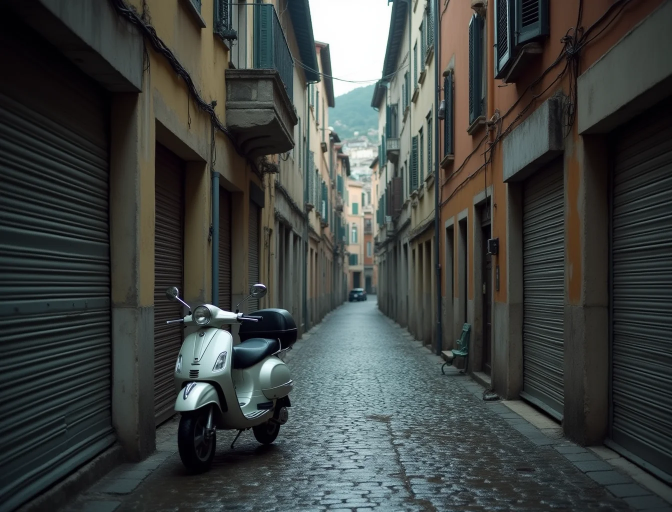
#> input picture marketing/tadamoo_landing/assets/img-edit-01-src.webp, 1344 x 1024 px, given in place of out.png, which was not available (shown at 1/2 size)
$ python outpaint_tone_profile.py out.png ../marketing/tadamoo_landing/assets/img-edit-01-src.webp
#> lines starting #> are read from the running program, lines starting #| are printed output that depends on the picture; after the words box and inside, x2 and y2 are one past the last pixel; in counts of white or black regions, pixels touching at a corner belong together
### core/tone_match.py
"""Correzione di TONO globale del generato rispetto alla foto — outpaint e inpaint immagini (task 14).

Problema («effetto cornice», segnalato dall'utente il 18/10): il modello rigenera l'INTERA tela, anche la zona
della foto, e tutto l'output porta lo stesso scarto di tono (luminosità, contrasto, saturazione, dominante) del
modello/VAE. Dove la foto viene rimessa al pixel, l'estensione resta con il tono sbagliato: intorno alla foto
si vede una cornice più scura/chiara/sbiadita. La vecchia correzione (`_seam_tone_match` in image_flux) lavorava
solo vicino al confine, con un peso che decade con la distanza: vicino il tono tornava giusto, lontano no, e la
transizione fra le due zone era essa stessa una cornice (più medie di due strisce DIVERSE, che confondono
contenuto e tono).

Qui invece: sugli STESSI pixel della zona-foto la differenza «generato − foto» è puro scarto di tono (il
contenuto è identico). Si stima da lì una trasformazione di colore GLOBALE (affine 3×3 + bias, minimi quadrati
robusti) e la si applica a TUTTO il generato prima del composite. Dipendenze: numpy + PIL (cv2 solo se c'è,
per l'erosione e il residuo di confine; senza, ripiega su PIL).

Interruttore di emergenza: `NATIVE_OUTPAINT_TONEMATCH=0` (default ON) — i chiamanti tornano al comportamento
precedente. Nessuna GPU: tutto CPU.
"""
from __future__ import annotations

import os
from dataclasses import dataclass, field

import numpy as np
from PIL import Image, ImageFilter

# ── parametri (una riga ciascuno, vedi report: nessuna scelta di comportamento nascosta) ───────────────────────
SKIP_DELTA_E = 1.2        # sotto questo ΔE mediano foto↔generato la zona-foto è già fedele: non si tocca nulla
MIN_FIT_PX = 2000         # sotto questi pixel di zona-foto (dopo l'erosione) → fallback media/std per canale
MIN_ANY_PX = 200          # sotto questi → nessuna correzione (identità)
MAX_SAMPLES = 80_000      # campioni per il fit (deterministici)
BLUR_SIGMA = 2.0          # il fit usa copie sfocate: il giro nel VAE ammorbidisce i dettagli, non è tono
TRIM_QUANTILE = 0.88      # scarto robusto: i pixel con residuo oltre questo quantile non entrano nel fit
RIDGE = 1e-3              # regolarizzazione verso l'identità (relativa al numero di campioni)
SV_RANGE = (0.45, 2.2)    # valori singolari ammessi della matrice 3×3
BIAS_MAX = 0.30           # |bias| massimo (scala 0..1)
BOUNDARY_MIN_OFFSET = 5.0 # livelli 0..255 (media sui canali): sotto, lo scarto di confine è differenza di CONTENUTO
                          # (misurato: 1–3.7 su casi senza scarto reale; 7–11 con scarto reale) → non si corregge
BOUNDARY_TAU_MULT = 3.0   # decadimento della correzione di confine = feather × questo
BOUNDARY_CLAMP = 45.0     # tetto (livelli) dell'offset di confine


def enabled() -> bool:
    """`NATIVE_OUTPAINT_TONEMATCH=0` → interruttore di emergenza (i chiamanti usano la correzione di confine di prima)."""
    return os.environ.get("NATIVE_OUTPAINT_TONEMATCH", "1") != "0"


# ── colore ─────────────────────────────────────────────────────────────────────────────────────────────────────
def _srgb_to_lab(rgb01: np.ndarray) -> np.ndarray:
    """sRGB (0..1, (...,3)) → CIE L*a*b* (D65)."""
    c = np.asarray(rgb01, dtype=np.float32)
    lin = np.where(c <= 0.04045, c / 12.92, ((c + 0.055) / 1.055) ** 2.4)
    m = np.array([[0.4124564, 0.3575761, 0.1804375],
                  [0.2126729, 0.7151522, 0.0721750],
                  [0.0193339, 0.1191920, 0.9503041]], dtype=np.float32)
    xyz = lin @ m.T / np.array([0.95047, 1.0, 1.08883], dtype=np.float32)
    f = np.where(xyz > 0.008856, np.cbrt(xyz), 7.787 * xyz + 16.0 / 116.0)
    return np.stack([116.0 * f[..., 1] - 16.0, 500.0 * (f[..., 0] - f[..., 1]), 200.0 * (f[..., 1] - f[..., 2])], -1)


def delta_e(a_rgb01: np.ndarray, b_rgb01: np.ndarray) -> np.ndarray:
    """ΔE CIE76 per pixel fra due array sRGB 0..1 della stessa forma."""
    return np.linalg.norm(_srgb_to_lab(a_rgb01) - _srgb_to_lab(b_rgb01), axis=-1)


def _to01(img) -> np.ndarray:
    return np.asarray(img.convert("RGB") if isinstance(img, Image.Image) else img, dtype=np.float32) / 255.0


# [22 lines left out: functions _blur01, _erode, not called in this run]


# ── stima ──────────────────────────────────────────────────────────────────────────────────────────────────────
@dataclass
class ToneFit:
    """Trasformazione y = x @ A + b (x = RGB sRGB 0..1 del generato, y = RGB della foto)."""
    A: np.ndarray = field(default_factory=lambda: np.eye(3, dtype=np.float32))
    b: np.ndarray = field(default_factory=lambda: np.zeros(3, dtype=np.float32))
    method: str = "identity"          # identity | affine | per_channel
    n_px: int = 0
    de_before: float = 0.0            # ΔE medio generato↔foto sulla zona-foto, prima
    de_after: float = 0.0             # … dopo la trasformazione
    de_median_before: float = 0.0
    applied: bool = False
    reason: str = ""

    # [7 lines left out: function summary, not called in this run]

    def apply01(self, x: np.ndarray) -> np.ndarray:
        return np.clip(x @ self.A + self.b, 0.0, 1.0)


# [148 lines left out: functions _ridge_affine, _per_channel, estimate, apply_fit, seam_tone_match, harmonize, not called in this run]

### scripts/outpaint_tone_profile.py
"""Profilo di tono lungo il confine foto/estensione di un outpaint (CPU, nessuna GPU).

Per capire se c'è l'«effetto cornice»: a bande di 32 px, dal confine verso l'esterno (estensione) e verso l'interno
(foto), mediana di L*, chroma C* e a*, b* in LAB. Una cornice = salto fra la banda 0 dentro e la banda 0 fuori,
oppure deriva di L*/C* via via che ci si allontana. Metriche di sintesi:
  step_L / step_C  = |banda 0 fuori − banda 0 dentro|  (salto al confine)
  drift_L / drift_C = |banda lontana − banda 0 fuori|    (deriva dentro l'estensione)

Uso (su un risultato reale + il frame che il canvas ha esportato e la sua maschera):
    python scripts/outpaint_tone_profile.py RISULTATO.png MASCHERA.png [--json out.json]
La maschera è quella di mask_canvas._border_mask (bianco = estensione generata, nero = foto).
Per il confronto prima/dopo (stesso seme) si lancia due volte: con NATIVE_OUTPAINT_TONEMATCH=0 e =1.
"""
from __future__ import annotations

import argparse
import json
import sys
from pathlib import Path

import numpy as np
from PIL import Image

sys.path.insert(0, str(Path(__file__).resolve().parent.parent))
from core.tone_match import _srgb_to_lab  # noqa: E402

BAND = 32


def _dist_outside_inside(ext: np.ndarray):
    """Distanza (px) dal confine: positiva dentro l'estensione, negativa dentro la foto."""
    import cv2
    d_ext = cv2.distanceTransform(ext.astype(np.uint8), cv2.DIST_L2, 3)
    d_pho = cv2.distanceTransform((~ext).astype(np.uint8), cv2.DIST_L2, 3)
    return np.where(ext, d_ext, -d_pho)


def profile(img: Image.Image, ext_mask: np.ndarray, n_out: int = 6, n_in: int = 3) -> dict:
    lab = _srgb_to_lab(np.asarray(img.convert("RGB"), dtype=np.float32) / 255.0)
    chroma = np.hypot(lab[..., 1], lab[..., 2])
    d = _dist_outside_inside(ext_mask)
    rows = []
    for k in list(range(-n_in, 0)) + list(range(0, n_out)):
        lo, hi = k * BAND, (k + 1) * BAND
        sel = (d > lo) & (d <= hi) if k >= 0 else (d > lo) & (d <= hi) & (~ext_mask)
        if sel.sum() < 200:
            continue
        rows.append({"band": k, "lo_px": lo, "hi_px": hi, "n": int(sel.sum()),
                     "L": float(np.median(lab[..., 0][sel])), "C": float(np.median(chroma[sel])),
                     "a": float(np.median(lab[..., 1][sel])), "b": float(np.median(lab[..., 2][sel])),
                     "L_std": float(lab[..., 0][sel].std())})
    by = {r["band"]: r for r in rows}
    out = {"bands": rows}
    if 0 in by and -1 in by:
        out["step_L"] = abs(by[0]["L"] - by[-1]["L"]); out["step_C"] = abs(by[0]["C"] - by[-1]["C"])
    far = [r for r in rows if r["band"] >= 2]
    if 0 in by and far:
        f = far[-1]
        out["drift_L"] = abs(f["L"] - by[0]["L"]); out["drift_C"] = abs(f["C"] - by[0]["C"])
        out["far_band"] = f["band"]
    return out


def main() -> int:
    ap = argparse.ArgumentParser(description=__doc__, formatter_class=argparse.RawDescriptionHelpFormatter)
    ap.add_argument("result"); ap.add_argument("mask"); ap.add_argument("--json", default="")
    a = ap.parse_args()
    img = Image.open(a.result).convert("RGB")
#> img is the input picture: PIL image 1344x1024 RGB; mean R, G, B 62.5, 66.9, 64.8
    m = np.asarray(Image.open(a.mask).convert("L").resize(img.size, Image.NEAREST)) > 127
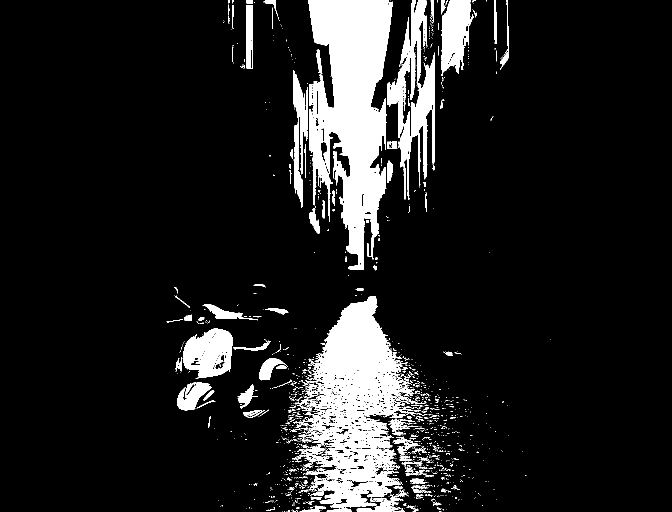
#> m: shape (1024, 1344) bool (shown at 1/2 size); 11.5% white; 1490 white regions (1335 under 20 px), largest, box (x1, y1, x2, y2) and area: (617, 0, 786, 540) 55173, (590, 593, 833, 1016) 48155, (821, 0, 870, 373) 8872
    p = profile(img, m)
#> in _srgb_to_lab, `f = np.where(xyz > 0.008856, np.cbrt(xyz), 7.787 * xyz + 16.0 / 116.0)`:
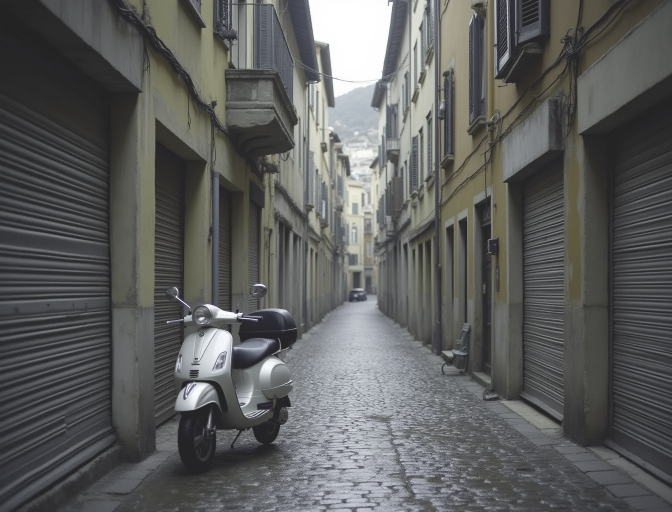
#> f: shape (1024, 1344, 3) float32 (shown at 1/2 size); mean of channels 0, 1, 2 0.367, 0.371, 0.367; drawn as R, G, B
#> in _srgb_to_lab, `return np.stack([116.0 * f[..., 1] - 16.0, 500.0 * (f[..., 0] - f[...,..`:
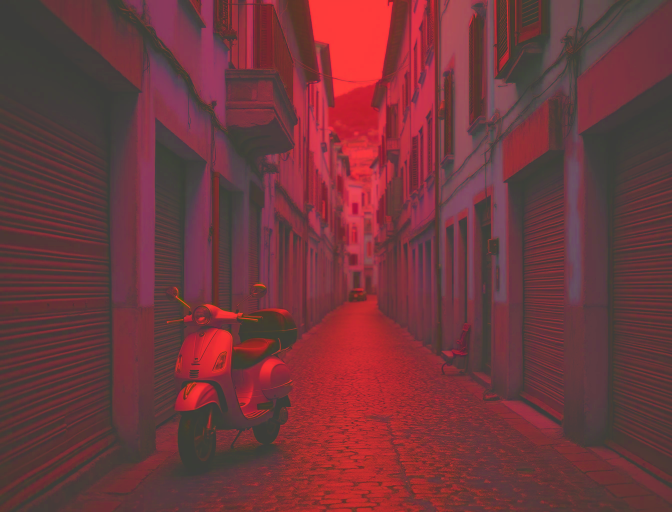
#> returned value: shape (1024, 1344, 3) float32 (shown at 1/2 size); mean of channels 0, 1, 2 27, -1.9, 0.8; drawn with min black and max white
#> in profile, `chroma = np.hypot(lab[..., 1], lab[..., 2])`:
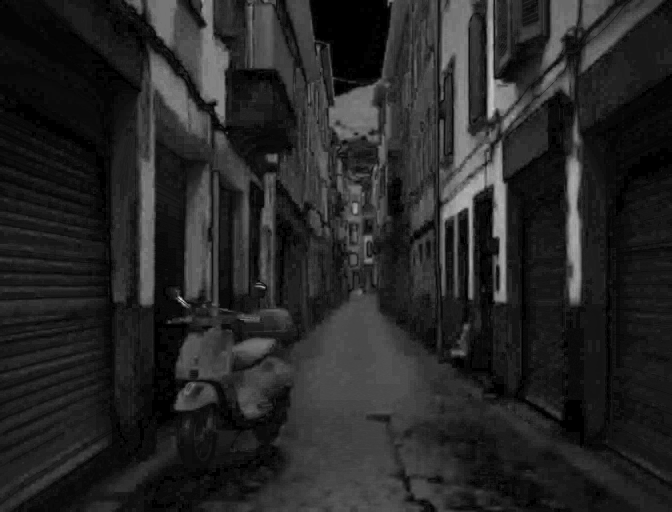
#> chroma: shape (1024, 1344) float32 (shown at 1/2 size); min 0, max 36.27, mean 5.5; drawn with min black and max white
#> in _dist_outside_inside, `d_pho = cv2.distanceTransform((~ext).astype(np.uint8), cv2.DIST_L2, 3)`:
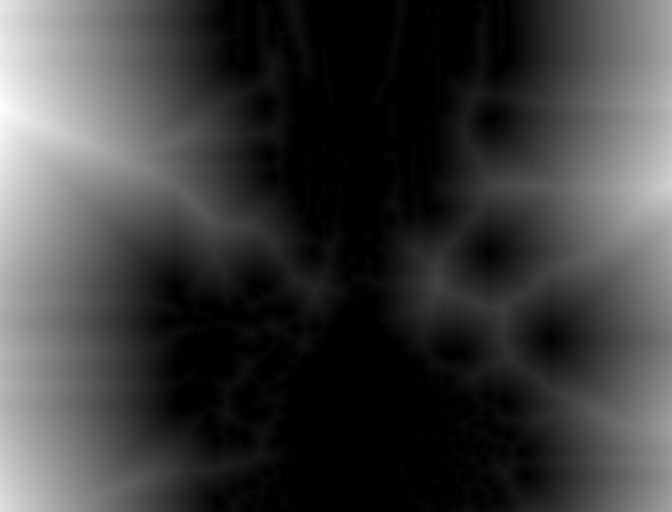
#> d_pho: shape (1024, 1344) float32 (shown at 1/2 size); min 0, max 482.9, mean 114.8; drawn with min black and max white
#> in _dist_outside_inside, `return np.where(ext, d_ext, -d_pho)`:
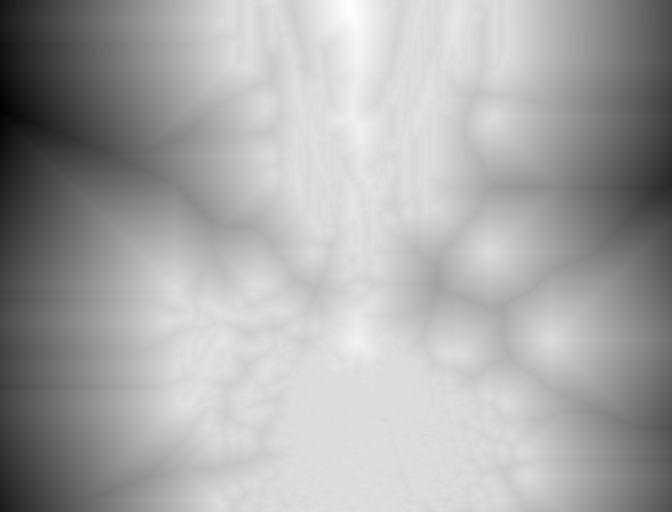
#> returned value: shape (1024, 1344) float32 (shown at 1/2 size); min -482.9, max 77.84, mean -113.7; drawn with min black and max white
#> the loop in profile, `for k in list(range(-n_in, 0)) + list(range(0, n_out)):` made 9 passes
#> pass 3, in profile, `sel = (d > lo) & (d <= hi) if k >= 0 else (d > lo) & (d <= hi) & (~ext..`:
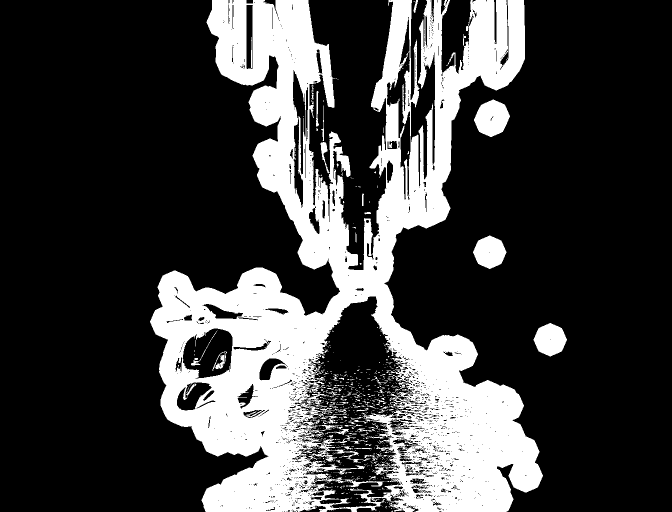
#> sel: shape (1024, 1344) bool (shown at 1/2 size); 25.5% white; 812 white regions (742 under 20 px), largest, box (x1, y1, x2, y2) and area: (300, 0, 1086, 1024) 334334, (948, 199, 1020, 274) 3756, (946, 471, 1013, 538) 3136
#> after the loop in profile, `for k in list(range(-n_in, 0)) + list(range(0, n_out)):`: rows = 6 items
#> in profile, `far = [r for r in rows if r["band"] >= 2]`: far = 1 item
#> in profile, `f = far[-1]`: f = 9 items
#> p = 6 items
    for r in p["bands"]:
        print(f"banda {r['band']:+d} ({r['lo_px']:+d}..{r['hi_px']:+d} px, n={r['n']}): "
              f"L {r['L']:.1f}  C {r['C']:.1f}  a {r['a']:+.1f}  b {r['b']:+.1f}")
#> this loop made 6 passes
#| banda -3 (-96..-64 px, n=115813): L 23.1  C 4.1  a -0.9  b +2.5
#| banda -2 (-64..-32 px, n=136225): L 22.5  C 3.5  a -0.9  b +1.3
#| banda -1 (-32..+0 px, n=350949): L 28.7  C 5.9  a -3.5  b -1.5
#| banda +0 (+0..+32 px, n=144794): L 67.7  C 9.4  a -6.3  b -2.9
#| banda +1 (+32..+64 px, n=12590): L 100.0  C 0.0  a +0.0  b +0.0
#> (further printed lines are left out)
    print({k: round(v, 2) for k, v in p.items() if k.startswith(("step", "drift"))})
#| {'step_L': 39.0, 'step_C': 3.5, 'drift_L': 32.26, 'drift_C': 9.35}
    if a.json:
        Path(a.json).write_text(json.dumps(p, indent=1), encoding="utf-8")
    return 0


if __name__ == "__main__":
    raise SystemExit(main())
#> (the program exits here)

$ run again, on marketing/tadamoo_landing/assets/img-faceswap-01-src.webp
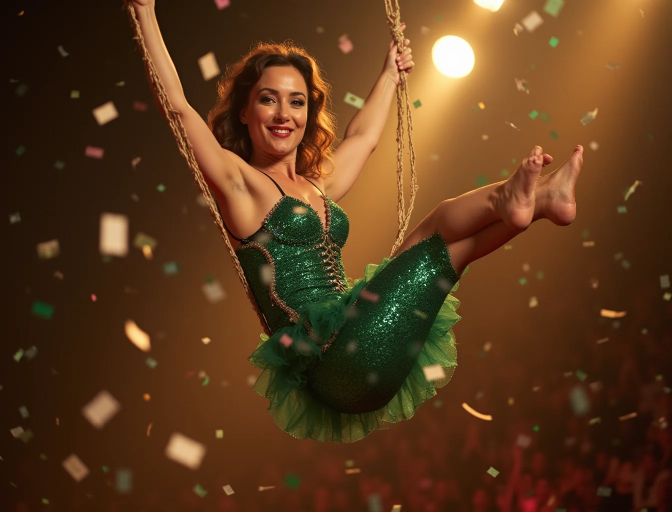
#> input picture marketing/tadamoo_landing/assets/img-faceswap-01-src.webp, 1344 x 1024 px, given in place of out.png, which was not available (shown at 1/2 size)
#> in main, img is the input picture: PIL image 1344x1024 RGB; mean R, G, B 91.2, 57.5, 28
#> in main, `m = np.asarray(Image.open(a.mask).convert("L").resize(img.size, Image...`:
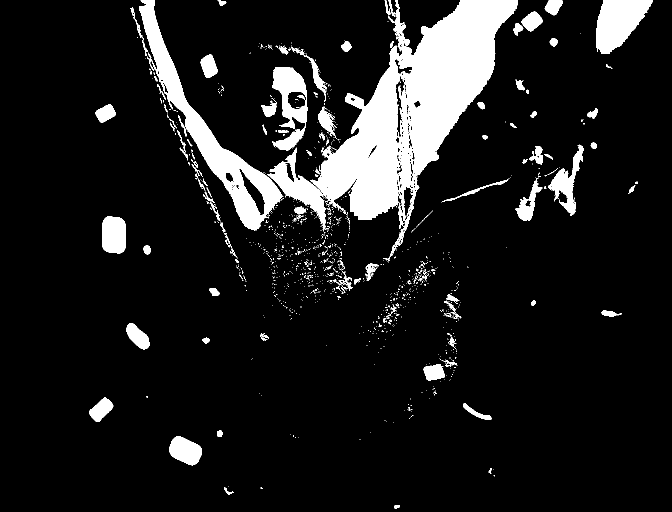
#> m: shape (1024, 1344) bool (shown at 1/2 size); 11% white; 1333 white regions (1213 under 20 px), largest, box (x1, y1, x2, y2) and area: (620, 0, 1035, 522) 76929, (278, 0, 566, 461) 21263, (1192, 0, 1306, 108) 7846
#> the loop in profile, `for k in list(range(-n_in, 0)) + list(range(0, n_out)):` made 9 passes
#> pass 3, in profile, `sel = (d > lo) & (d <= hi) if k >= 0 else (d > lo) & (d <= hi) & (~ext..`:
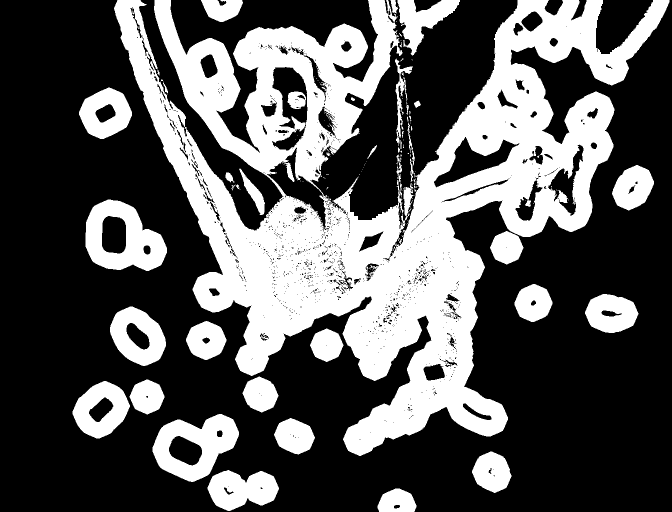
#> sel: shape (1024, 1344) bool (shown at 1/2 size); 34.8% white; 158 white regions (113 under 20 px), largest, box (x1, y1, x2, y2) and area: (228, 0, 1339, 912) 363562, (171, 399, 334, 542) 13380, (305, 828, 478, 964) 12592
#> after the loop in profile, `for k in list(range(-n_in, 0)) + list(range(0, n_out)):`: rows = 6 items
#> far = 1 item
#> in profile, `f = far[-1]`: f = 9 items
#> p = 6 items
#> the loop in main, `for r in p["bands"]:` made 6 passes
#| banda -3 (-96..-64 px, n=169933): L 17.6  C 24.7  a +13.1  b +20.7
#| banda -2 (-64..-32 px, n=313143): L 21.0  C 28.0  a +14.6  b +23.6
#| banda -1 (-32..+0 px, n=479177): L 27.3  C 31.1  a +15.4  b +25.6
#| banda +0 (+0..+32 px, n=134090): L 63.7  C 44.5  a +16.7  b +40.1
#| banda +1 (+32..+64 px, n=15416): L 82.0  C 47.3  a +7.5  b +46.6
#> (further printed lines are left out)
#| {'step_L': 36.41, 'step_C': 13.36, 'drift_L': 35.61, 'drift_C': 44.5}
